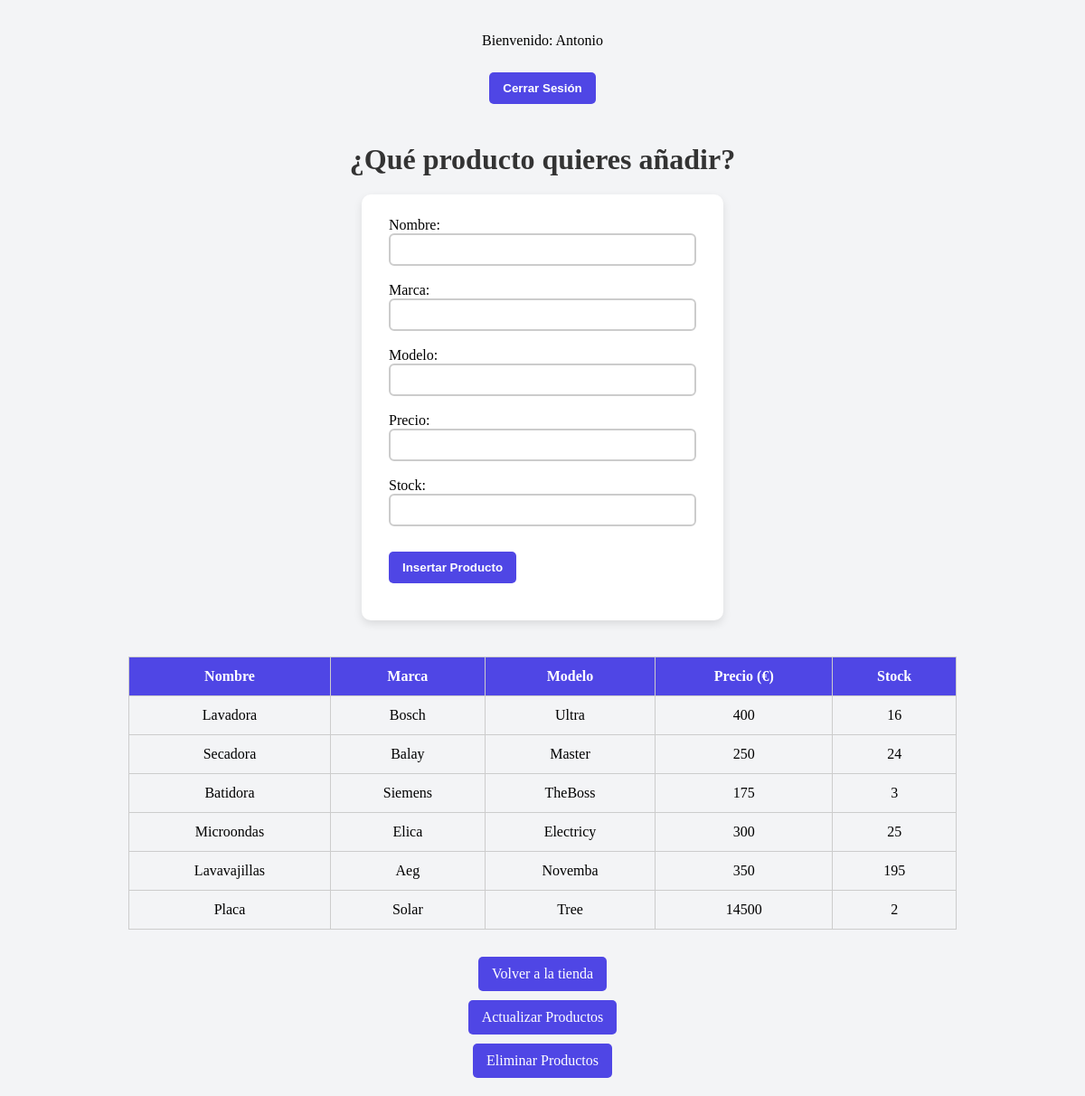
/insertarProducto.php (signed in), run on the app's committed database.
### tables this page shows
CREATE TABLE `productos` (
  `idproducto` int(11) NOT NULL,
  `nombre` varchar(50) NOT NULL,
  `marca` varchar(50) NOT NULL,
  `modelo` varchar(50) NOT NULL,
  `precio` float NOT NULL,
  `stock` int(11) NOT NULL
);

### ProductoBBDD.php (called while the page is built, shortened)
<?php
class ProductoBBDD{
    private $conexion;
    public function __construct($host = 'bbdd', $user = 'root', $pass = 'Ciclo2gs', $bd = 'tienda'){
        $this->conexion = new PDO("mysql:host=$host;dbname=$bd;charset=utf8", $user, $pass);
    }
    public function getProductos(){
        $resultado = $this->conexion->query("SELECT * FROM productos");
        $productosArray = [];
        while ($fila = $resultado->fetch(PDO::FETCH_ASSOC)) {
            $productosArray[] = $fila;
        }
        return $productosArray;
    }
}

### insertarProducto.php (the view, shortened to what this page needs)
<?php
require_once "ProductoBBDD.php";
?>
<?php
if (isset($_SESSION['usuario'])) {
    echo "<p>Bienvenido: " . htmlspecialchars($_SESSION['usuario']['nombre']) . "</p>";
    ?>
    <form method="post" action="logout.php" onsubmit="return confirm('¿Estás seguro de que quieres cerrar sesión?')">
        <input type="submit" value="Cerrar Sesión">
    </form>
<h2>¿Qué producto quieres añadir?</h2>
<div class="contenedor-flex">
    <div class="formulario-lateral">
    <form method="post" action="insertarProducto.php">
        <label for="nombre">Nombre: </label>
        <input type="text" id="name" name="nameInsertar" required/><br><br>
        <label for="marca">Marca: </label>
        <input type="text" id="marca" name="marcaInsertar" required/><br><br>
        <label for="modelo">Modelo: </label>
        <input type="text" id="modelo" name="modeloInsertar" required/><br><br>
        <label for="precio">Precio: </label>
        <input type="text" id="precio" name="precioInsertar" required/><br><br>
        <label for="stock">Stock: </label>
        <input type="text" id="stock" name="stockInsertar" required/><br><br>
        <input type="submit" value="Insertar Producto" name="InsertarProducto">
    </form>
    </div>
<?php
    $productoBBDD = new ProductoBBDD();
    $productosBD = $productoBBDD->getProductos();
    ?>
<div class="tabla-lateral">
    <table class="tabla-productos">
        <tr>
            <th>Nombre</th>
            <th>Marca</th>
            <th>Modelo</th>
            <th>Precio (€)</th>
            <th>Stock</th>
        </tr>
        <?php
        foreach ($productosBD as $producto):
            ?>
            <form method="post" action="carrito.php">
                <tr>
                    <td><?php echo htmlspecialchars($producto['nombre']); ?></td>
                    <td><?php echo htmlspecialchars($producto['marca']); ?></td>
                    <td><?php echo htmlspecialchars($producto['modelo']); ?></td>
                    <td><?php echo htmlspecialchars($producto['precio']); ?></td>
                    <td><?php echo htmlspecialchars($producto['stock']); ?></td>
                </tr>
            </form>
        <?php endforeach; ?>
    </table>
</div>
</div>
    <a href="tienda.php" style="background-color: #4f46e5; color: white; padding: 10px 15px; border-radius: 5px; text-decoration: none; margin-bottom: 10px">Volver a la tienda</a>
    <a href="actualizarProductos.php" style="background-color: #4f46e5; color: white; padding: 10px 15px; border-radius: 5px; text-decoration: none;  margin-bottom: 10px">Actualizar Productos</a>
    <a href="eliminarProductos.php" style="background-color: #4f46e5; color: white; padding: 10px 15px; border-radius: 5px; text-decoration: none"">Eliminar Productos</a>
    <?php
}
?>

### insertarProducto.php (style rules this page uses)
h2 { text-align: center; color: #333; margin-bottom: 20px; font-size: 2em; }
.tabla-productos { width: 100%; max-width: none; margin-bottom: 30px; border-collapse: collapse; }
.tabla-productos th, .tabla-productos td { border: 1px solid #ccc; padding: 12px; text-align: center; }
.tabla-productos th { background-color: #4f46e5; color: white; font-weight: bold; }
button, input[type="submit"] { background-color: #4f46e5; color: white; padding: 10px 15px; margin-top: 10px; border: none; border-radius: 5px; cursor: pointer; font-weight: bold; transition: background 0.3s; }
.contenedor-flex { display: flex; flex-wrap: wrap; justify-content: center; gap: 40px; }
.formulario-lateral { background: white; padding: 25px 30px; border-radius: 10px; box-shadow: 0 4px 10px rgba(0,0,0,0.1); flex: 0 0 340px; }
.tabla-lateral { flex: 1; min-width: 550px; overflow-x: auto; }
input[type="text"], input[type="number"] { width: 100%; padding: 8px 10px; border: 2px solid #ccc; border-radius: 6px; font-size: 14px; transition: border-color 0.3s, box-shadow 0.3s; }

### data on the page
productos: nombre "Lavadora", marca "Bosch", modelo "Ultra", precio "400", stock "16"
productos: nombre "Secadora", marca "Balay", modelo "Master", precio "250", stock "24"
productos: nombre "Batidora", marca "Siemens", modelo "TheBoss", precio "175", stock "3"
productos: nombre "Microondas", marca "Elica", modelo "Electricy", precio "300", stock "25"
productos: nombre "Lavavajillas", marca "Aeg", modelo "Novemba", precio "350", stock "195"
productos: nombre "Placa", marca "Solar", modelo "Tree", precio "14500", stock "2"

### other printed values
$_SESSION['usuario']['nombre'] "Antonio"
